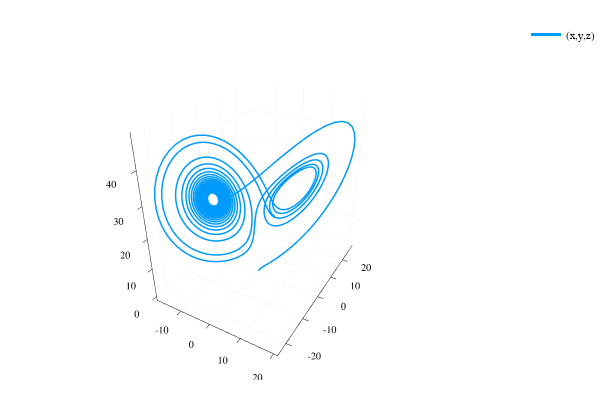

Here is the notebook cell this chart was saved with:
### Code cell
plot(soln, vars = (1, 2, 3))

### Figure 1 — Plotly figure (JSON) as saved in the notebook; plotly's stock layout.template omitted (floating-point values rounded to 4 significant figures; data arrays with more than 128 entries replaced by an {"elided": "..."} marker saying what was removed)
{"data": [{"colorbar": {"title": ""}, "hoverinfo": "text", "legendgroup": "(x,y,z)", "line": {"color": "rgba(0, 154, 250, 1.000)", "dash": "solid", "shape": "linear", "width": 3}, "mode": "lines", "name": "(x,y,z)", "showlegend": true, "text": {"elided": "2240 null values"}, "type": "scatter3d", "x": {"elided": "2240 float values"}, "xaxis": "x1", "y": {"elided": "2240 float values"}, "yaxis": "y1", "z": {"elided": "2240 float values"}, "zmax": 0.1, "zmin": -0.1}], "layout": {"annotations": [], "height": 400, "legend": {"bgcolor": "rgba(255, 255, 255, 1.000)", "bordercolor": "rgba(0, 0, 0, 1.000)", "font": {"color": "rgba(0, 0, 0, 1.000)", "family": "sans-serif", "size": 11}, "tracegroupgap": 0, "x": 1, "y": 1}, "margin": {"b": 20, "l": 0, "r": 0, "t": 20}, "paper_bgcolor": "rgba(255, 255, 255, 1.000)", "plot_bgcolor": "rgba(255, 255, 255, 1.000)", "scene": {"camera": {"eye": {"x": 1.126, "y": -1.95, "z": 1.3}}, "xaxis": {"anchor": "y1", "domain": [0.05101, 0.9934], "gridcolor": "rgba(0, 0, 0, 0.100)", "gridwidth": 0.5, "linecolor": "rgba(0, 0, 0, 1.000)", "mirror": false, "range": [-18.86, 21.2], "showgrid": true, "showline": true, "showticklabels": true, "tickangle": 0, "tickcolor": "rgb(0, 0, 0)", "tickfont": {"color": "rgba(0, 0, 0, 1.000)", "family": "sans-serif", "size": 11}, "tickmode": "array", "ticks": "inside", "ticktext": ["-10", "0", "10", "20"], "tickvals": [-10, 0, 10, 20], "title": "", "titlefont": {"color": "rgba(0, 0, 0, 1.000)", "family": "sans-serif", "size": 15}, "type": "-", "visible": true, "zeroline": false, "zerolinecolor": "rgba(0, 0, 0, 1.000)"}, "yaxis": {"anchor": "x1", "domain": [0.03762, 0.9902], "gridcolor": "rgba(0, 0, 0, 0.100)", "gridwidth": 0.5, "linecolor": "rgba(0, 0, 0, 1.000)", "mirror": false, "range": [-24.49, 29.17], "showgrid": true, "showline": true, "showticklabels": true, "tickangle": 0, "tickcolor": "rgb(0, 0, 0)", "tickfont": {"color": "rgba(0, 0, 0, 1.000)", "family": "sans-serif", "size": 11}, "tickmode": "array", "ticks": "inside", "ticktext": ["-20", "-10", "0", "10", "20"], "tickvals": [-20, -10, 0, 10, 20], "title": "", "titlefont": {"color": "rgba(0, 0, 0, 1.000)", "family": "sans-serif", "size": 15}, "type": "-", "visible": true, "zeroline": false, "zerolinecolor": "rgba(0, 0, 0, 1.000)"}, "zaxis": {"gridcolor": "rgba(0, 0, 0, 0.100)", "gridwidth": 0.5, "linecolor": "rgba(0, 0, 0, 1.000)", "mirror": false, "range": [-1.45, 49.8], "showgrid": true, "showline": true, "showticklabels": true, "tickangle": 0, "tickcolor": "rgb(0, 0, 0)", "tickfont": {"color": "rgba(0, 0, 0, 1.000)", "family": "sans-serif", "size": 11}, "tickmode": "array", "ticks": "inside", "ticktext": ["0", "10", "20", "30", "40"], "tickvals": [0, 10, 20, 30, 40], "title": "", "titlefont": {"color": "rgba(0, 0, 0, 1.000)", "family": "sans-serif", "size": 15}, "type": "-", "visible": true, "zeroline": false, "zerolinecolor": "rgba(0, 0, 0, 1.000)"}}, "showlegend": true, "width": 600}}
